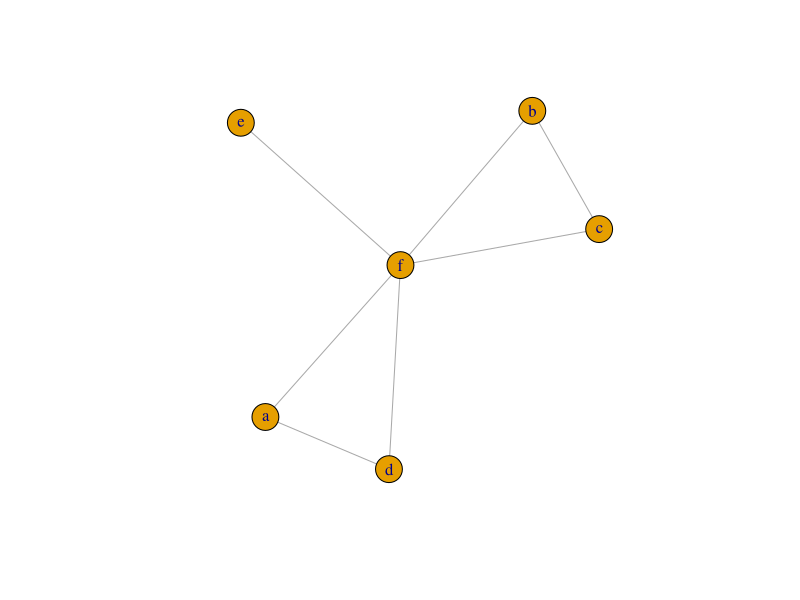
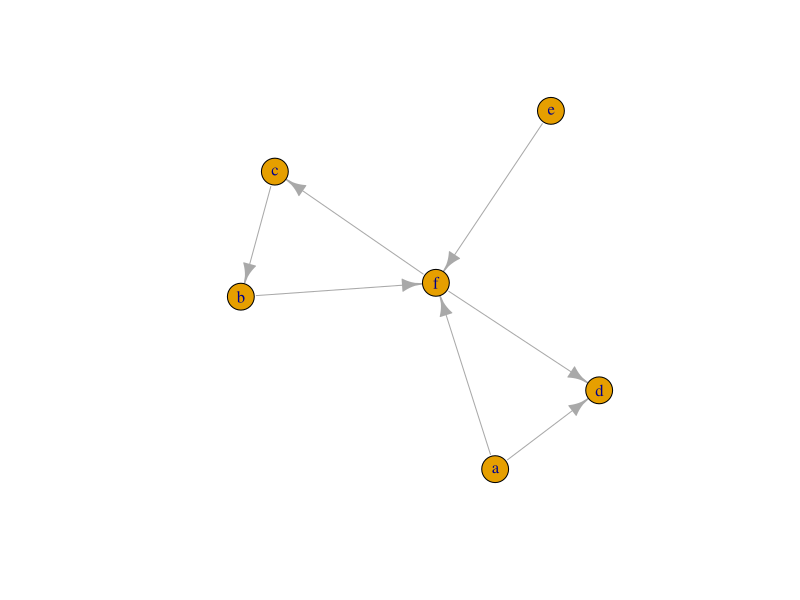
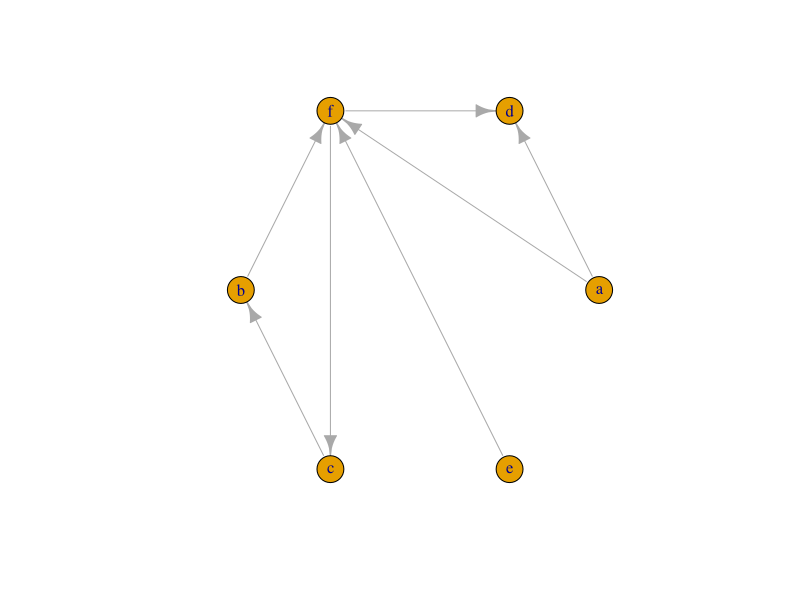
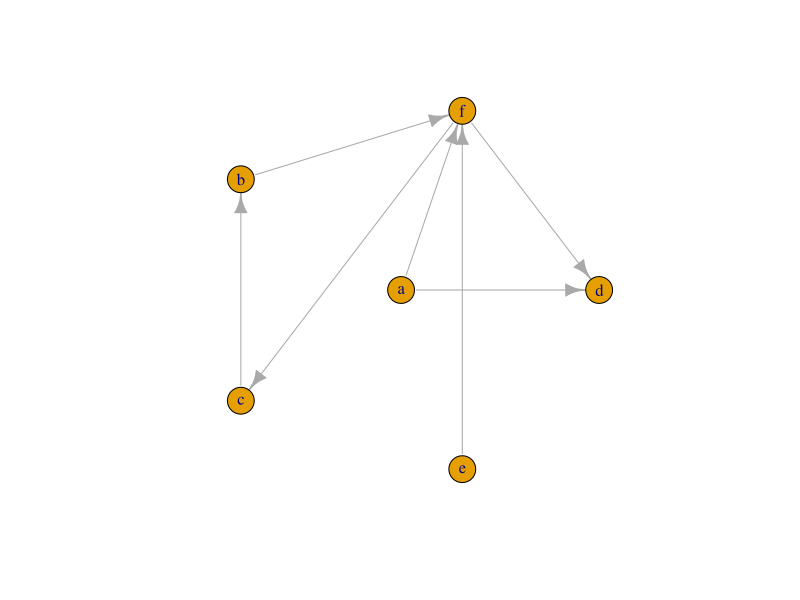
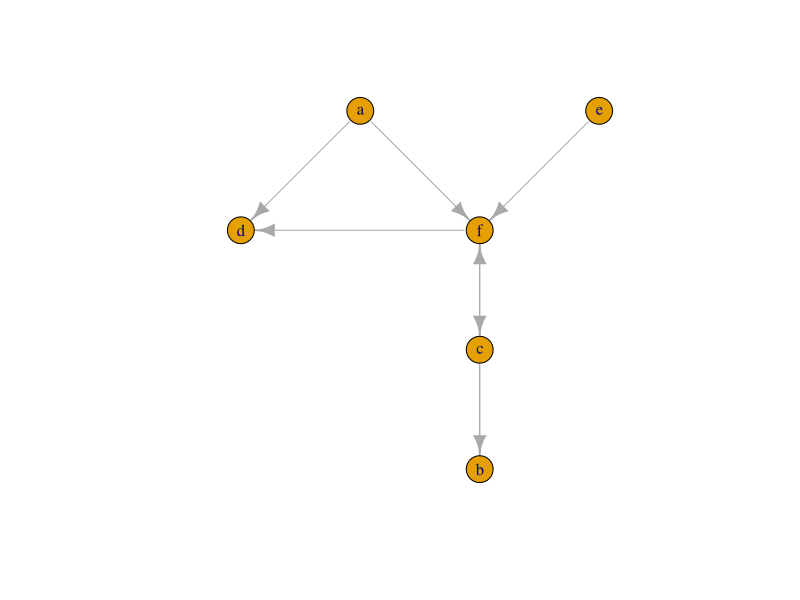
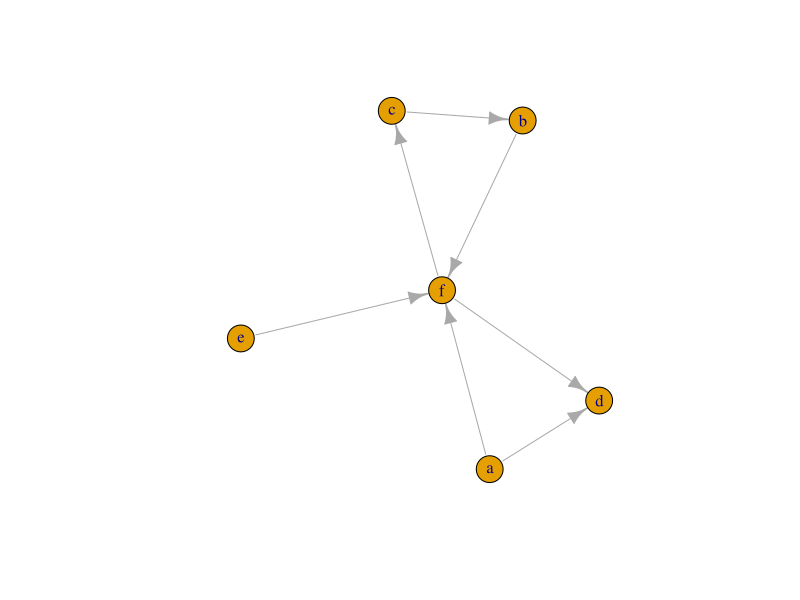
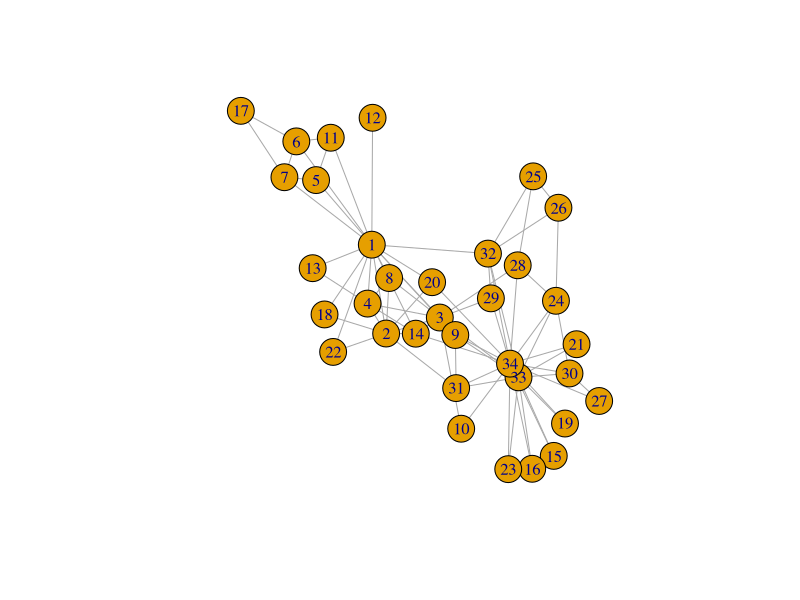
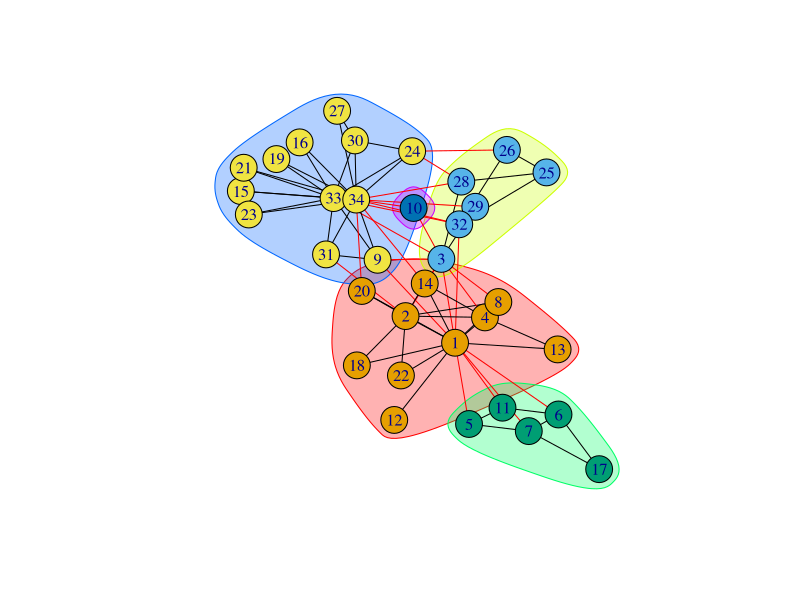

Generate these figures, in order, with R:
library(igraph)


#1
gU = make_graph(c('a','d',
                  'a','f',
                  'b','f',
                  'c','b',
                  'e','f',
                  'f','c',
                  'f','d'),
                directed = F)
class(gU)

plot(gU)

V(gU)
E(gU)

gU[]

degree(gU)
closeness(gU)
betweenness(gU)

#2

gD = make_graph(c('a','d',
                  'a','f',
                  'b','f',
                  'c','b',
                  'e','f',
                  'f','c',
                  'f','d'),
                directed = T)

plot(gD)

V(gD)
E(gD)

gD[]

degree(gD)
closeness(gD)
betweenness(gD)


l = layout_in_circle(gD)
plot(gD,layout = l)

l = layout_as_star(gD)
plot(gD,layout = l)

l = layout_as_tree(gD)
plot(gD,layout = l)

plot(gD,layout=layout_nicely(gD))


hs = hub_score(gD)
sort(hs$vector, decreasing = T)


as = authority_score(gD)
sort(as$vector, decreasing = T)


pr = page_rank(gD,damping = 0.9)
sort(pr$vector, decreasing = T)



##############################3.2##########################

#3
#a
karate = make_graph("Zachary")
plot(karate)


#b
ceb = cluster_edge_betweenness(karate)
ceb


#c
plot(ceb,karate)

#d
sizes(ceb)
membership(ceb)

#e
plot(as.hclust(ceb))

#f
cfg = cluster_fast_greedy(karate)
cfg

#g
plot(cfg,karate)
plot(cfg,karate,layout = layout_as_star(karate))
sizes(cfg)
membership(cfg)
hc = as.hclust(cfg)
plot(hc)
rect.hclust(hc,3)

#4
par(mfrow = c(1,2))

gU = make_graph(c('a','d',
                  'a','f',
                  'b','f',
                  'c','b',
                  'e','f',
                  'f','c',
                  'f','d'),
                directed = F)

ceb = cluster_edge_betweenness(gU)
cfg = cluster_fast_greedy(gU)

plot(ceb,gU,main="EB")
plot(cfg,gU, main="FG")

sizes(ceb)
membership(ceb)
sizes(cfg)
membership(cfg)

hceb = as.hclust(ceb)
plot(hceb)
rect.hclust(hceb,3)

hcfg = as.hclust(cfg)
plot(hcfg)
rect.hclust(hcfg,2)
